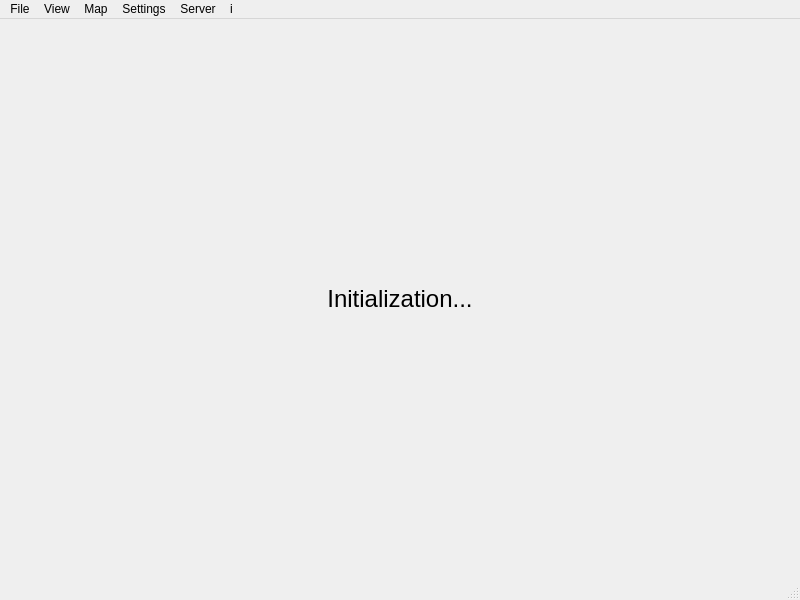
<?xml version="1.0" encoding="UTF-8"?>
<ui version="4.0">
 <class>MainWindow</class>
 <widget class="QMainWindow" name="MainWindow">
  <property name="geometry">
   <rect>
    <x>0</x>
    <y>0</y>
    <width>800</width>
    <height>600</height>
   </rect>
  </property>
  <property name="windowTitle">
   <string>MainWindow</string>
  </property>
  <widget class="QWidget" name="centralwidget">
   <layout class="QGridLayout" name="gridLayout">
    <property name="leftMargin">
     <number>0</number>
    </property>
    <property name="topMargin">
     <number>0</number>
    </property>
    <property name="rightMargin">
     <number>0</number>
    </property>
    <property name="bottomMargin">
     <number>0</number>
    </property>
    <item row="0" column="0">
     <widget class="QStackedWidget" name="stackedWidget">
      <property name="currentIndex">
       <number>1</number>
      </property>
      <widget class="QWidget" name="tabPage">
       <property name="sizePolicy">
        <sizepolicy hsizetype="Expanding" vsizetype="Expanding">
         <horstretch>0</horstretch>
         <verstretch>0</verstretch>
        </sizepolicy>
       </property>
       <layout class="QVBoxLayout" name="verticalLayout">
        <property name="leftMargin">
         <number>0</number>
        </property>
        <property name="topMargin">
         <number>0</number>
        </property>
        <property name="rightMargin">
         <number>0</number>
        </property>
        <property name="bottomMargin">
         <number>0</number>
        </property>
        <item>
         <widget class="QTabWidget" name="mainTabWidget"/>
        </item>
       </layout>
      </widget>
      <widget class="QWidget" name="initializationPage">
       <layout class="QVBoxLayout" name="verticalLayout_2">
        <property name="leftMargin">
         <number>0</number>
        </property>
        <property name="topMargin">
         <number>0</number>
        </property>
        <property name="rightMargin">
         <number>0</number>
        </property>
        <property name="bottomMargin">
         <number>0</number>
        </property>
        <item>
         <widget class="QLabel" name="initializationLabel">
          <property name="sizePolicy">
           <sizepolicy hsizetype="Expanding" vsizetype="Expanding">
            <horstretch>0</horstretch>
            <verstretch>0</verstretch>
           </sizepolicy>
          </property>
          <property name="font">
           <font>
            <pointsize>18</pointsize>
           </font>
          </property>
          <property name="text">
           <string>Initialization...</string>
          </property>
          <property name="alignment">
           <set>Qt::AlignCenter</set>
          </property>
         </widget>
        </item>
       </layout>
      </widget>
     </widget>
    </item>
   </layout>
  </widget>
  <widget class="QMenuBar" name="menubar">
   <property name="geometry">
    <rect>
     <x>0</x>
     <y>0</y>
     <width>800</width>
     <height>21</height>
    </rect>
   </property>
   <widget class="QMenu" name="menuFile">
    <property name="title">
     <string>File</string>
    </property>
    <addaction name="actionNew"/>
    <addaction name="actionExit"/>
   </widget>
   <widget class="QMenu" name="menuMap">
    <property name="title">
     <string>Map</string>
    </property>
    <addaction name="actionOpen_Atlas"/>
    <addaction name="actionOpen_from_file"/>
    <addaction name="actionListen_to_ADSB"/>
    <addaction name="actionListen_to_online_ADSB"/>
   </widget>
   <widget class="QMenu" name="menuSettings">
    <property name="title">
     <string>Settings</string>
    </property>
    <addaction name="actionKoordinatometriyaParameters"/>
    <addaction name="actionSolver_Commands"/>
   </widget>
   <widget class="QMenu" name="menuView">
    <property name="title">
     <string>View</string>
    </property>
   </widget>
   <widget class="QMenu" name="menuServer">
    <property name="title">
     <string>Server</string>
    </property>
    <addaction name="actionRestartServer"/>
   </widget>
   <widget class="QMenu" name="menuI">
    <property name="title">
     <string>i</string>
    </property>
    <addaction name="actionCrash"/>
   </widget>
   <addaction name="menuFile"/>
   <addaction name="menuView"/>
   <addaction name="menuMap"/>
   <addaction name="menuSettings"/>
   <addaction name="menuServer"/>
   <addaction name="menuI"/>
  </widget>
  <widget class="QStatusBar" name="statusbar"/>
  <action name="actionNew">
   <property name="enabled">
    <bool>false</bool>
   </property>
   <property name="text">
    <string>New</string>
   </property>
  </action>
  <action name="actionExit">
   <property name="text">
    <string>Exit</string>
   </property>
  </action>
  <action name="actionOpen_Atlas">
   <property name="text">
    <string>Open Atlas</string>
   </property>
  </action>
  <action name="actionOpen_from_file">
   <property name="text">
    <string>Open from file</string>
   </property>
  </action>
  <action name="actionKoordinatometriyaParameters">
   <property name="text">
    <string>Solver settings</string>
   </property>
  </action>
  <action name="actionRestartServer">
   <property name="text">
    <string>Restart Server</string>
   </property>
  </action>
  <action name="actionListen_to_ADSB">
   <property name="checkable">
    <bool>true</bool>
   </property>
   <property name="text">
    <string>Listen to ADSB</string>
   </property>
  </action>
  <action name="actionListen_to_online_ADSB">
   <property name="checkable">
    <bool>true</bool>
   </property>
   <property name="text">
    <string>Listen to online ADSB</string>
   </property>
  </action>
  <action name="actionSolver_Commands">
   <property name="text">
    <string>SolverCommands</string>
   </property>
  </action>
  <action name="actionCrash">
   <property name="text">
    <string>Crash</string>
   </property>
  </action>
 </widget>
 <resources/>
 <connections/>
</ui>
